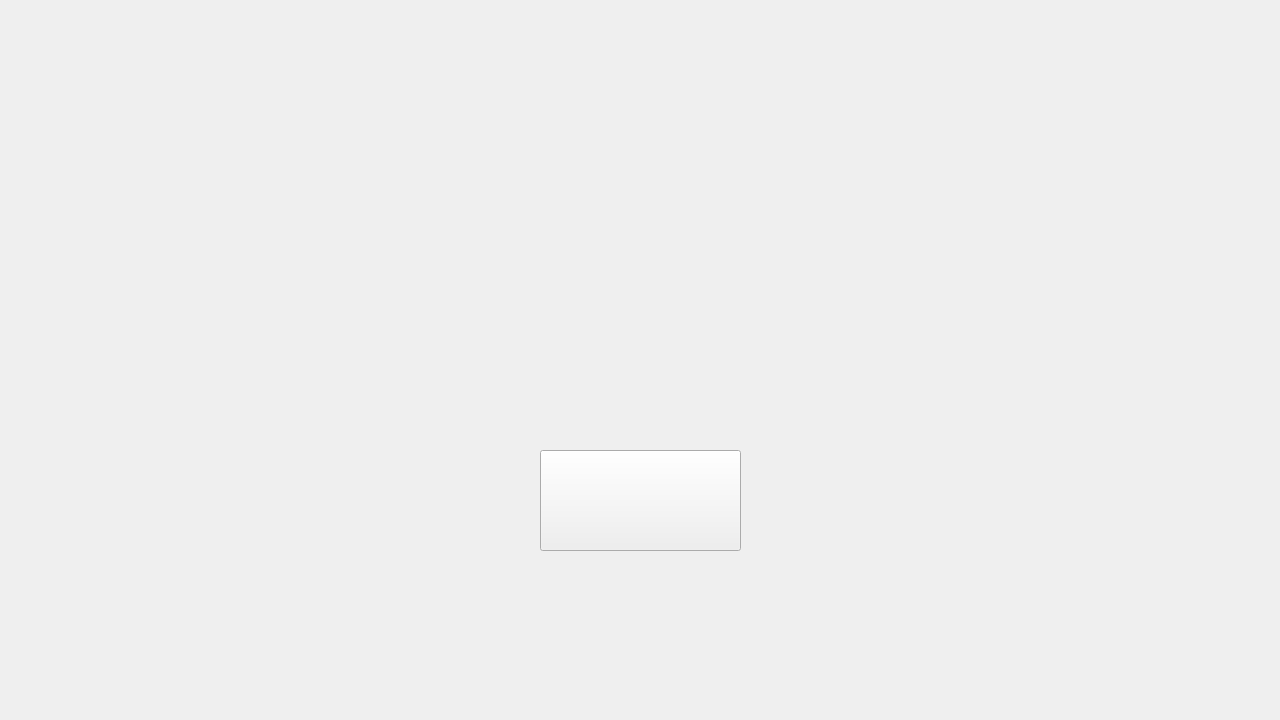
<?xml version="1.0" encoding="UTF-8"?>
<ui version="4.0">
 <class>Frame</class>
 <widget class="QFrame" name="Frame">
  <property name="geometry">
   <rect>
    <x>0</x>
    <y>0</y>
    <width>1280</width>
    <height>720</height>
   </rect>
  </property>
  <property name="minimumSize">
   <size>
    <width>1280</width>
    <height>720</height>
   </size>
  </property>
  <property name="maximumSize">
   <size>
    <width>1280</width>
    <height>720</height>
   </size>
  </property>
  <property name="windowTitle">
   <string>Frame</string>
  </property>
  <widget class="QLabel" name="label">
   <property name="geometry">
    <rect>
     <x>0</x>
     <y>0</y>
     <width>1280</width>
     <height>720</height>
    </rect>
   </property>
   <property name="text">
    <string/>
   </property>
   <property name="pixmap">
    <pixmap>../Assets/About_us/About Us.png</pixmap>
   </property>
   <property name="scaledContents">
    <bool>true</bool>
   </property>
  </widget>
  <widget class="QPushButton" name="pushButton">
   <property name="geometry">
    <rect>
     <x>540</x>
     <y>450</y>
     <width>201</width>
     <height>101</height>
    </rect>
   </property>
   <property name="text">
    <string/>
   </property>
   <property name="icon">
    <iconset>
     <normaloff>../Assets/AES/back_button.png</normaloff>../Assets/AES/back_button.png</iconset>
   </property>
   <property name="iconSize">
    <size>
     <width>200</width>
     <height>200</height>
    </size>
   </property>
  </widget>
 </widget>
 <resources/>
 <connections/>
</ui>
